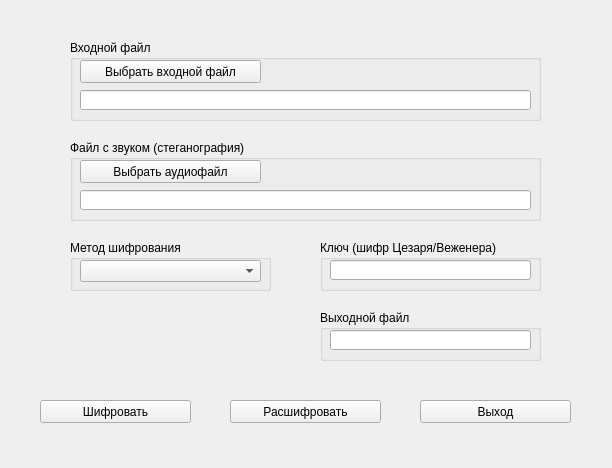
<?xml version="1.0" encoding="UTF-8"?>
<ui version="4.0">
 <class>kr4Class</class>
 <widget class="QWidget" name="kr4Class">
  <property name="geometry">
   <rect>
    <x>0</x>
    <y>0</y>
    <width>612</width>
    <height>468</height>
   </rect>
  </property>
  <property name="windowTitle">
   <string>kr4</string>
  </property>
  <widget class="QPushButton" name="Encrip_but">
   <property name="geometry">
    <rect>
     <x>40</x>
     <y>400</y>
     <width>151</width>
     <height>23</height>
    </rect>
   </property>
   <property name="text">
    <string>Шифровать</string>
   </property>
  </widget>
  <widget class="QPushButton" name="Decrip_but">
   <property name="geometry">
    <rect>
     <x>230</x>
     <y>400</y>
     <width>151</width>
     <height>23</height>
    </rect>
   </property>
   <property name="text">
    <string>Расшифровать</string>
   </property>
  </widget>
  <widget class="QPushButton" name="Exit_but">
   <property name="geometry">
    <rect>
     <x>420</x>
     <y>400</y>
     <width>151</width>
     <height>23</height>
    </rect>
   </property>
   <property name="text">
    <string>Выход</string>
   </property>
  </widget>
  <widget class="QLineEdit" name="MusFileEdit">
   <property name="geometry">
    <rect>
     <x>80</x>
     <y>190</y>
     <width>451</width>
     <height>20</height>
    </rect>
   </property>
   <property name="readOnly">
    <bool>true</bool>
   </property>
  </widget>
  <widget class="QGroupBox" name="groupBox">
   <property name="geometry">
    <rect>
     <x>70</x>
     <y>40</y>
     <width>471</width>
     <height>81</height>
    </rect>
   </property>
   <property name="title">
    <string>Входной файл</string>
   </property>
   <widget class="QLineEdit" name="InFileEdit">
    <property name="geometry">
     <rect>
      <x>10</x>
      <y>50</y>
      <width>451</width>
      <height>20</height>
     </rect>
    </property>
    <property name="readOnly">
     <bool>true</bool>
    </property>
   </widget>
  </widget>
  <widget class="QGroupBox" name="groupBox_2">
   <property name="geometry">
    <rect>
     <x>70</x>
     <y>140</y>
     <width>471</width>
     <height>81</height>
    </rect>
   </property>
   <property name="title">
    <string>Файл с звуком (стеганография)</string>
   </property>
  </widget>
  <widget class="QGroupBox" name="groupBox_3">
   <property name="geometry">
    <rect>
     <x>320</x>
     <y>310</y>
     <width>221</width>
     <height>51</height>
    </rect>
   </property>
   <property name="title">
    <string>Выходной файл</string>
   </property>
   <widget class="QLineEdit" name="OutFileEdit">
    <property name="geometry">
     <rect>
      <x>10</x>
      <y>20</y>
      <width>201</width>
      <height>20</height>
     </rect>
    </property>
   </widget>
  </widget>
  <widget class="QGroupBox" name="groupBox_4">
   <property name="geometry">
    <rect>
     <x>320</x>
     <y>240</y>
     <width>221</width>
     <height>51</height>
    </rect>
   </property>
   <property name="title">
    <string>Ключ (шифр Цезаря/Веженера)</string>
   </property>
   <widget class="QLineEdit" name="KeyEdit">
    <property name="geometry">
     <rect>
      <x>10</x>
      <y>20</y>
      <width>201</width>
      <height>20</height>
     </rect>
    </property>
   </widget>
  </widget>
  <widget class="QGroupBox" name="groupBox_5">
   <property name="geometry">
    <rect>
     <x>70</x>
     <y>240</y>
     <width>201</width>
     <height>51</height>
    </rect>
   </property>
   <property name="title">
    <string>Метод шифрования</string>
   </property>
   <widget class="QComboBox" name="CheckMode">
    <property name="geometry">
     <rect>
      <x>10</x>
      <y>20</y>
      <width>181</width>
      <height>22</height>
     </rect>
    </property>
   </widget>
  </widget>
  <widget class="QPushButton" name="CheckIN_but">
   <property name="geometry">
    <rect>
     <x>80</x>
     <y>60</y>
     <width>181</width>
     <height>23</height>
    </rect>
   </property>
   <property name="text">
    <string>Выбрать входной файл</string>
   </property>
  </widget>
  <widget class="QPushButton" name="CheckMP3_but">
   <property name="geometry">
    <rect>
     <x>80</x>
     <y>160</y>
     <width>181</width>
     <height>23</height>
    </rect>
   </property>
   <property name="text">
    <string>Выбрать аудиофайл</string>
   </property>
  </widget>
  <zorder>Encrip_but</zorder>
  <zorder>Decrip_but</zorder>
  <zorder>Exit_but</zorder>
  <zorder>groupBox</zorder>
  <zorder>groupBox_2</zorder>
  <zorder>groupBox_3</zorder>
  <zorder>groupBox_4</zorder>
  <zorder>groupBox_5</zorder>
  <zorder>CheckMP3_but</zorder>
  <zorder>CheckIN_but</zorder>
  <zorder>MusFileEdit</zorder>
 </widget>
 <layoutdefault spacing="6" margin="11"/>
 <resources>
  <include location="kr4.qrc"/>
 </resources>
 <connections>
  <connection>
   <sender>Exit_but</sender>
   <signal>clicked()</signal>
   <receiver>kr4Class</receiver>
   <slot>close()</slot>
   <hints>
    <hint type="sourcelabel">
     <x>495</x>
     <y>341</y>
    </hint>
    <hint type="destinationlabel">
     <x>299</x>
     <y>199</y>
    </hint>
   </hints>
  </connection>
 </connections>
</ui>
